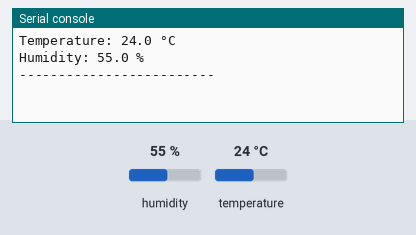
Simulated run of this program. Board: ESP32 board running MicroPython. Parts: the last lines printed to the serial console. Inputs (shaded band) come from the test bench; at power-on: humidity 55 %, temperature 24 °C.

Above: at 1.2 s.
1.3 s: humidity set to 22 %
At 11.0 s:
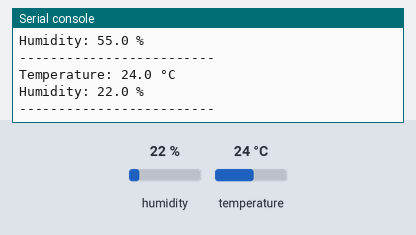
11.3 s: temperature set to 12 °C
At 20.9 s:
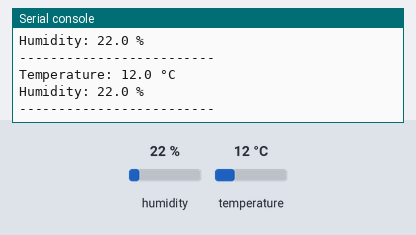
21.3 s: humidity set to 40 %
At 30.6 s:
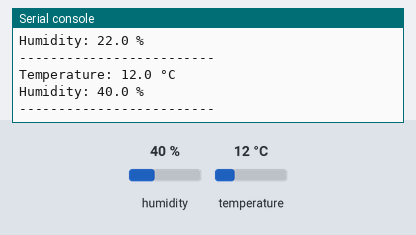
Timing chart, 0 to 32.1 s (numbered marks = the images above; inputs shaded):
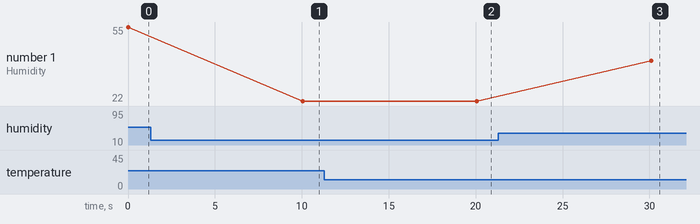

Measured:
- after the input at 1.3 s, the serial console: prints a new line after 8.7 s (image 1)
- after the input at 11.3 s, the serial console: prints a new line after 8.8 s (image 2)
- after the input at 21.3 s, the serial console: prints a new line after 8.8 s (image 3)
- plotted number 1: 55 → 22 after the input at 1.3 s, 22 → 40 after the input at 21.3 s

The program:

main.py
```python
import dht
from machine import Pin
import time

DHT_PIN = 4
MEASURE_INTERVAL = 10

sensor = dht.DHT22(Pin(DHT_PIN))


def main():
    while True:
        try:
            sensor.measure()

            temperature = sensor.temperature()
            humidity = sensor.humidity()

            print(f"Temperature: {temperature:.1f} °C")
            print(f"Humidity: {humidity:.1f} %")
            print("-" * 25)
        except OSError as e:
            print("Sensor error:", e)

        time.sleep(MEASURE_INTERVAL)

if __name__ == "__main__":
    try:
        main()
    except KeyboardInterrupt:
        print("Program stopped by user")

# -------------------------
# Temperature: 23.3 °C
# Humidity: 39.9 %
# -------------------------
# Temperature: 23.2 °C
# Humidity: 39.8 %
# -------------------------
# Temperature: 23.2 °C
# Humidity: 39.7 %
# -------------------------
```
